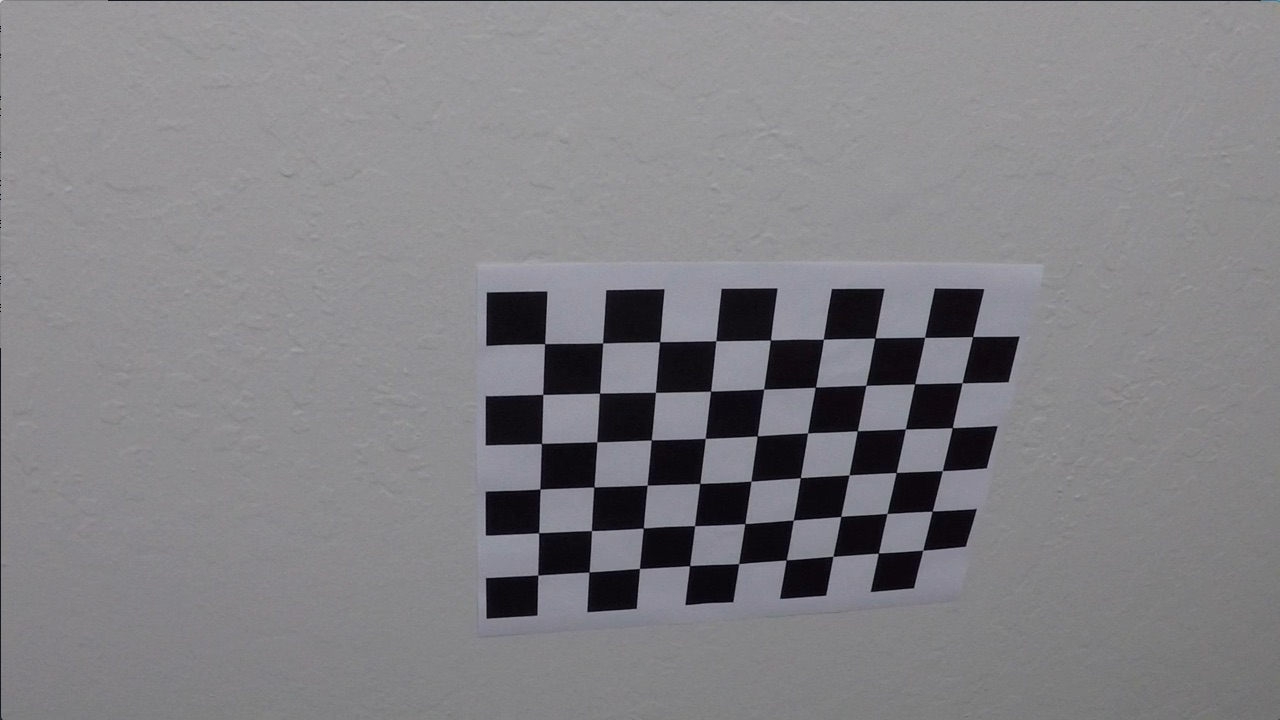
#> input picture camera_cal/calibration10.jpg, 1280 x 720 px; its folder holds only this picture in this run
$ jupyter execute --allow-errors advance_lane_lines.ipynb   (shell and % lines are left out)
#> lines starting #> are read from the running program, lines starting #| are printed output that depends on the picture; after the words box and inside, x2 and y2 are one past the last pixel; in counts of white or black regions, pixels touching at a corner belong together
## Advanced Lane Finding Project

The goals / steps of this project are the following:

* Compute the camera calibration matrix and distortion coefficients given a set of chessboard images.
* Apply a distortion correction to raw images.
* Use color transforms, gradients, etc., to create a thresholded binary image.
* Apply a perspective transform to rectify binary image ("birds-eye view").
* Detect lane pixels and fit to find the lane boundary.
* Determine the curvature of the lane and vehicle position with respect to center.
* Warp the detected lane boundaries back onto the original image.
* Output visual display of the lane boundaries and numerical estimation of lane curvature and vehicle position.

---
## First, I'll compute the camera calibration using chessboard images

[cell 1]
import numpy as np
import cv2
import glob
import matplotlib.pyplot as plt

[cell 2]
objpoints = [] # 3d points in real world space
imgpoints = [] # 2d points in image plane.

# Make a list of calibration images
images = glob.glob('../camera_cal/calibration*.jpg')
calib_images=[]

def calibrate_Camera_Images(images,chess_coordinate_x,chess_coordinate_y):
    # Step through the list and search for chessboard corners
    # prepare object points, like (0,0,0), (1,0,0), (2,0,0) ....,(6,5,0)
#> called with chess_coordinate_x = 9, chess_coordinate_y = 6
    objp = np.zeros((chess_coordinate_y*chess_coordinate_x,3), np.float32)
    objp[:,:2] = np.mgrid[0:chess_coordinate_x,0:chess_coordinate_y].T.reshape(-1,2)

    # Arrays to store object points and image points from all the images.
    obj_points = [] # 3d points in real world space
    img_points = [] # 2d points in image plane.
    calib_images_array=[]

    for fname in images:
        img = cv2.imread(fname)
#> img is the input picture: shape (720, 1280, 3); mean B, G, R 133.1, 129.4, 130.2
        gray = cv2.cvtColor(img,cv2.COLOR_BGR2GRAY)

        # Find the chessboard corners
        ret, corners = cv2.findChessboardCorners(gray, (chess_coordinate_x,chess_coordinate_y),None)
#> ret = True; corners = 54 rows, first 8: [545.3, 343.1], [602.7, 342.8], [660.1, 341.3], [715.8, 340.7], [770.6, 340], [823.5, 339.2], [874.3, 338.5], [925.1, 337.4]

        # If found, add object points, image points
        if ret == True:
            obj_points.append(objp)
            img_points.append(corners)
            # Draw and display the corners
            img = cv2.drawChessboardCorners(img, (chess_coordinate_x,chess_coordinate_y), corners, ret)
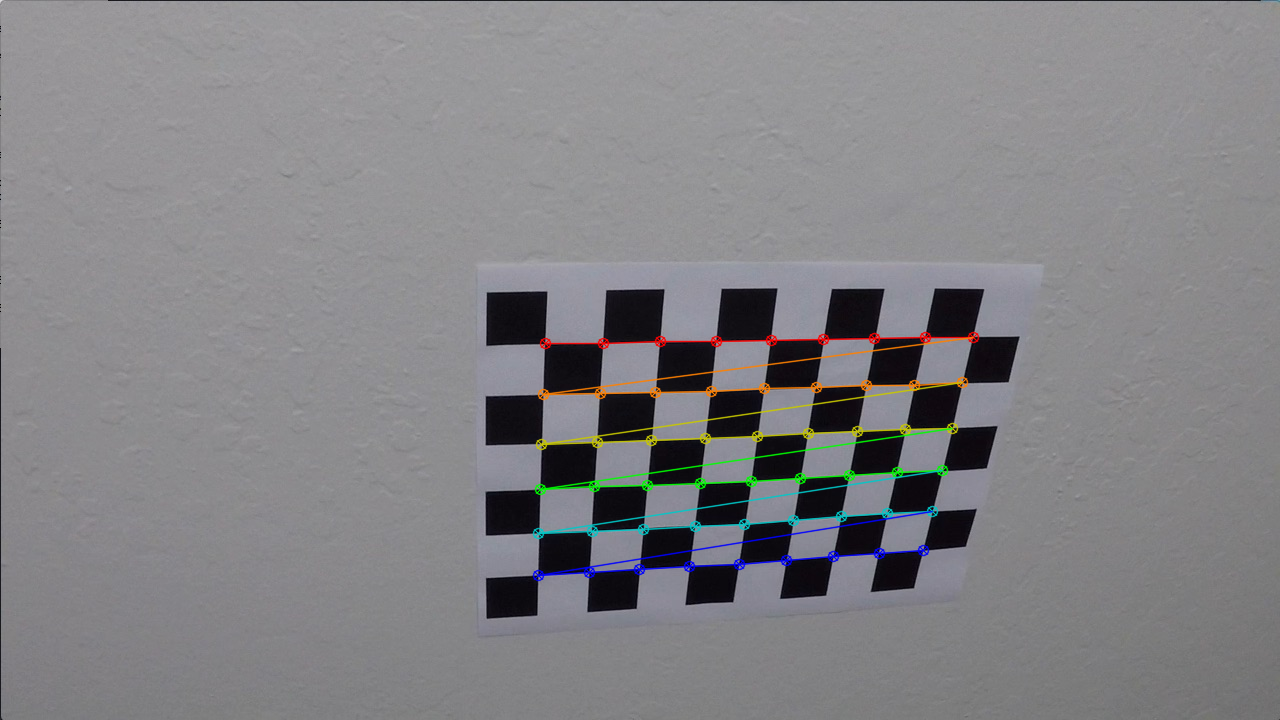
#> img: shape (720, 1280, 3); 1.91% of pixels changed, all inside (x1, y1, x2, y2) = (532, 331, 980, 582)
            #plt.figure()
            #plt.imshow(img)
            calib_images_array.append(img)
            #cv2.imshow('img',img)
            #cv2.waitKey(500)
    #cv2.destroyAllWindows()
    return obj_points,img_points,calib_images_array

chess_coordinate_x=9
chess_coordinate_y=6
objpoints,imgpoints,calib_images=calibrate_Camera_Images(images,chess_coordinate_x,chess_coordinate_y)
#> objpoints = 1 item; imgpoints = 1 item; calib_images = 1 item

[cell 3]
for img in calib_images:
    plt.figure()
    plt.subplot(221)
    plt.imshow(img)
#> this loop made 1 pass

# Apply a distortion correction to raw images.

[cell 4]
import pickle
#calculate distortion values
img = cv2.imread('../camera_cal/calibration1.jpg')
#> (the rest of this cell did not finish here and is left out)

# Use color transforms, gradients, etc., to create a thresholded binary image.

[cell 5]
img_test = cv2.imread('../test_images/test1.jpg')
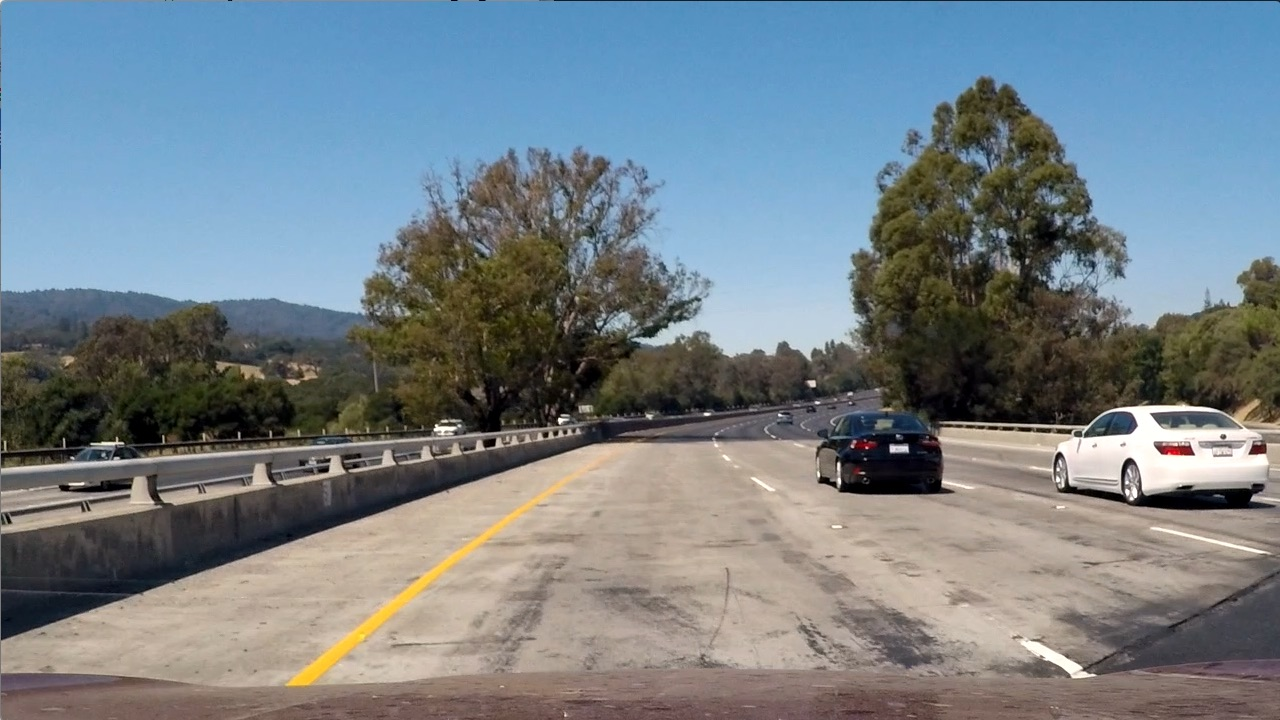
#> input picture test_images/test1.jpg, 1280 x 720 px, found by its file name
#> img_test is the input picture: shape (720, 1280, 3); mean B, G, R 135.5, 128.7, 117.5
def undistort(img):
    undist = cv2.undistort(img, mtx, dist, None, mtx)
    return undist

def undist_color_transform_binary(img):
    img_test=undistort(img)
    hls_test=cv2.cvtColor(img_test,cv2.COLOR_BGR2HLS)
    s_channel=hls_test[:,:,2]
    thresh = (90, 255)
    binary = np.zeros_like(s_channel)
    binary[(s_channel > thresh[0]) & (s_channel <= thresh[1])] = 1
    return binary
#> (the rest of this cell did not finish here and is left out)

# Apply a perspective transform to rectify binary image ("birds-eye view").

[cell 6]
img_test = cv2.imread('../test_images/test1.jpg')
img_size = (img_test.shape[1], img_test.shape[0])
#> img_size = (1280, 720)
offset=100
src = np.float32([(610,410),(700,410),(1100,700),(220,700)])
#dst = np.float32([[offset, offset], [img_size[0]-offset, offset],[img_size[0]-offset, img_size[1]-offset],[offset, img_size[1]-offset]])

#M=cv2.getPerspectiveTransform(src,dst)
#warped = cv2.warpPerspective(undistor_image,M,img_size)

# Visualize unwarp
f, (ax1, ax2) = plt.subplots(1, 2, figsize=(20,10))
ax1.imshow(img_test)
x = [src[0][0],src[2][0],src[3][0],src[1][0],src[0][0]]
y = [src[0][1],src[2][1],src[3][1],src[1][1],src[0][1]]
ax1.plot(x, y, color='#22bb44',linewidth=4, zorder=2)
ax1.set_title('test image', fontsize=30)
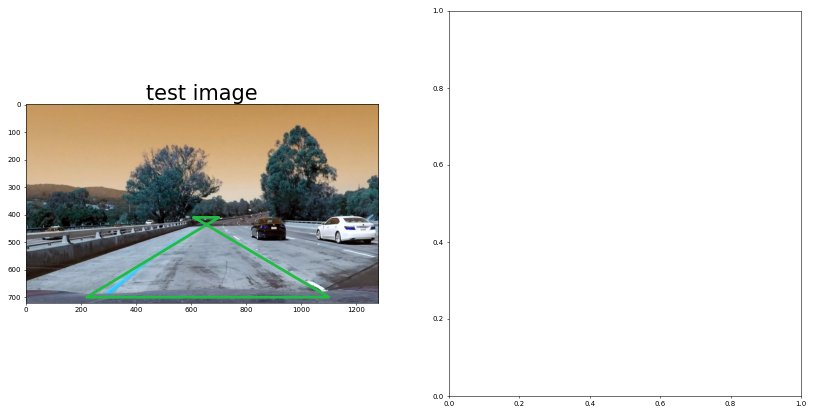
#> figure drawn by matplotlib, 1 panel; B, G, R data is drawn as R, G, B
